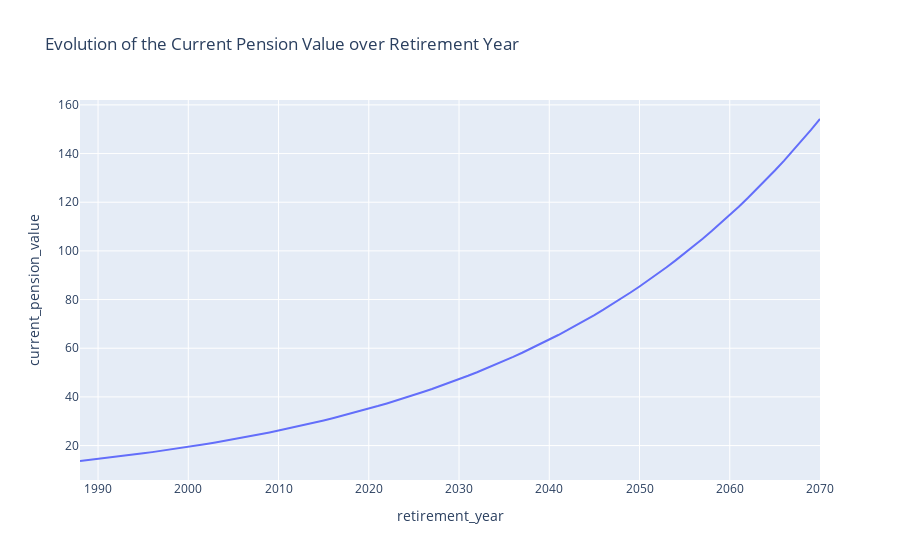

Notebook source saved alongside this figure:
### Code cell
fig = px.line(df.sort_values('retirement_year'), x='retirement_year', y='current_pension_value',
              title='Evolution of the Current Pension Value over Retirement Year')
fig.show()

### Figure 1 — Plotly figure (JSON) as saved in the notebook; plotly's stock layout.template omitted (floating-point values rounded to 4 significant figures; data arrays with more than 128 entries replaced by an {"elided": "..."} marker saying what was removed)
{"data": [{"hovertemplate": "retirement_year=%{x}<br>current_pension_value=%{y}<extra></extra>", "legendgroup": "", "line": {"color": "#636efa", "dash": "solid"}, "marker": {"symbol": "circle"}, "mode": "lines", "name": "", "orientation": "v", "showlegend": false, "type": "scatter", "x": {"elided": "994 int values"}, "xaxis": "x", "y": {"elided": "994 float values"}, "yaxis": "y"}], "layout": {"legend": {"tracegroupgap": 0}, "title": {"text": "Evolution of the Current Pension Value over Retirement Year"}, "xaxis": {"anchor": "y", "domain": [0, 1], "title": {"text": "retirement_year"}}, "yaxis": {"anchor": "x", "domain": [0, 1], "title": {"text": "current_pension_value"}}}}
